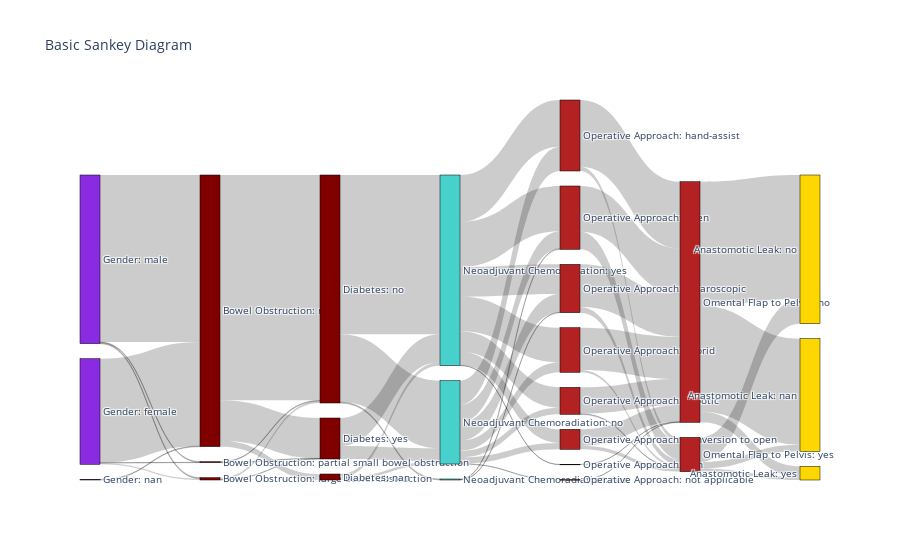

Notebook code for this chart:
### Code cell
# For each feature of interest, connect unique values to the unique values of the previous feature.
# Set weight by proportional frequency
feats = ['Gender', 'Bowel Obstruction', 'Diabetes', 'Neoadjuvant Chemoradiation', 'Operative Approach', 'Omental Flap to Pelvis', 'Anastomotic Leak']
response = 'Anastomotic Leak'

sankey_from_cleaned_data(leak_mvp, feats, response)

### Figure 1 — Plotly figure (JSON) as saved in the notebook; plotly's stock layout.template omitted (floating-point values rounded to 4 significant figures)
{"data": [{"link": {"source": [0, 1, 2, 0, 1, 2, 0, 1, 2, 3, 4, 5, 3, 4, 5, 3, 4, 5, 6, 7, 8, 6, 7, 8, 6, 7, 8, 9, 10, 11, 9, 10, 11, 9, 10, 11, 9, 10, 11, 9, 10, 11, 9, 10, 11, 9, 10, 11, 9, 10, 11, 12, 13, 14, 15, 16, 17, 18, 19, 12, 13, 14, 15, 16, 17, 18, 19, 20, 21, 20, 21, 20, 21], "target": [3, 3, 3, 4, 4, 4, 5, 5, 5, 6, 6, 6, 7, 7, 7, 8, 8, 8, 9, 9, 9, 10, 10, 10, 11, 11, 11, 12, 12, 12, 13, 13, 13, 14, 14, 14, 15, 15, 15, 16, 16, 16, 17, 17, 17, 18, 18, 18, 19, 19, 19, 20, 20, 20, 20, 20, 20, 20, 20, 21, 21, 21, 21, 21, 21, 21, 21, 22, 22, 23, 23, 24, 24], "value": [0.6073, 0.3782, 0.002424, 0.003636, 0.004848, 0, 0.002424, 0.001212, 0, 0.8194, 0.007273, 0.002424, 0.1467, 0.001212, 0.001212, 0.02182, 0, 0, 0.5794, 0.1018, 0.01212, 0.2461, 0.04727, 0.009697, 0.003636, 0, 0, 0.1697, 0.08848, 0, 0.1648, 0.06303, 0.002424, 0.1079, 0.06667, 0.001212, 0.1261, 0.03636, 0, 0.07394, 0.02424, 0, 0.0497, 0.02303, 0, 0.001212, 0, 0, 0, 0.001212, 0, 0.2424, 0.1661, 0.1552, 0.1539, 0.09576, 0.05939, 0.001212, 0.001212, 0.01576, 0.06424, 0.02061, 0.008485, 0.002424, 0.01333, 0, 0, 0.4509, 0.0897, 0.3855, 0.02424, 0.03879, 0.01091]}, "node": {"color": ["BlueViolet", "BlueViolet", "BlueViolet", "Maroon", "Maroon", "Maroon", "Maroon", "Maroon", "Maroon", "MediumTurquoise", "MediumTurquoise", "MediumTurquoise", "FireBrick", "FireBrick", "FireBrick", "FireBrick", "FireBrick", "FireBrick", "FireBrick", "FireBrick", "FireBrick", "FireBrick", "Gold", "Gold", "Gold"], "label": ["Gender: male", "Gender: female", "Gender: nan", "Bowel Obstruction: nan", "Bowel Obstruction: large bowel obstruction", "Bowel Obstruction: partial small bowel obstruction", "Diabetes: no", "Diabetes: yes", "Diabetes: nan", "Neoadjuvant Chemoradiation: yes", "Neoadjuvant Chemoradiation: no", "Neoadjuvant Chemoradiation: nan", "Operative Approach: hand-assist", "Operative Approach: open", "Operative Approach: laparoscopic", "Operative Approach: hybrid", "Operative Approach: robotic", "Operative Approach: conversion to open", "Operative Approach: nan", "Operative Approach: not applicable", "Omental Flap to Pelvis: no", "Omental Flap to Pelvis: yes", "Anastomotic Leak: no", "Anastomotic Leak: nan", "Anastomotic Leak: yes"], "line": {"color": "black", "width": 0.5}, "pad": 15, "thickness": 20}, "type": "sankey", "valueformat": ".2%"}], "layout": {"font": {"size": 10}, "title": {"text": "Basic Sankey Diagram"}}}
